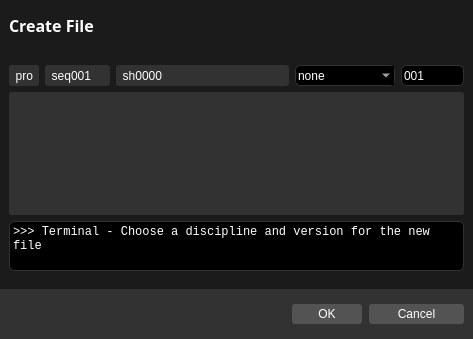
<?xml version="1.0" encoding="UTF-8"?>
<ui version="4.0">
 <class>cioxo_createFile</class>
 <widget class="QDialog" name="cioxo_createFile">
  <property name="geometry">
   <rect>
    <x>0</x>
    <y>0</y>
    <width>473</width>
    <height>339</height>
   </rect>
  </property>
  <property name="windowTitle">
   <string>Dialog</string>
  </property>
  <property name="styleSheet">
   <string notr="true">background-color: rgb(27, 27, 27);</string>
  </property>
  <layout class="QVBoxLayout" name="verticalLayout_3">
   <property name="spacing">
    <number>0</number>
   </property>
   <property name="leftMargin">
    <number>0</number>
   </property>
   <property name="topMargin">
    <number>0</number>
   </property>
   <property name="rightMargin">
    <number>0</number>
   </property>
   <property name="bottomMargin">
    <number>0</number>
   </property>
   <item>
    <widget class="QFrame" name="frame_all">
     <property name="frameShape">
      <enum>QFrame::NoFrame</enum>
     </property>
     <property name="frameShadow">
      <enum>QFrame::Plain</enum>
     </property>
     <property name="lineWidth">
      <number>0</number>
     </property>
     <layout class="QVBoxLayout" name="verticalLayout">
      <property name="spacing">
       <number>0</number>
      </property>
      <property name="leftMargin">
       <number>0</number>
      </property>
      <property name="topMargin">
       <number>0</number>
      </property>
      <property name="rightMargin">
       <number>0</number>
      </property>
      <property name="bottomMargin">
       <number>0</number>
      </property>
      <item>
       <widget class="QFrame" name="frame_title">
        <property name="minimumSize">
         <size>
          <width>0</width>
          <height>50</height>
         </size>
        </property>
        <property name="maximumSize">
         <size>
          <width>16777215</width>
          <height>50</height>
         </size>
        </property>
        <property name="styleSheet">
         <string notr="true"/>
        </property>
        <property name="frameShape">
         <enum>QFrame::NoFrame</enum>
        </property>
        <property name="frameShadow">
         <enum>QFrame::Plain</enum>
        </property>
        <property name="lineWidth">
         <number>0</number>
        </property>
        <layout class="QHBoxLayout" name="horizontalLayout_6" stretch="0,0">
         <property name="spacing">
          <number>0</number>
         </property>
         <property name="leftMargin">
          <number>9</number>
         </property>
         <property name="topMargin">
          <number>0</number>
         </property>
         <property name="rightMargin">
          <number>9</number>
         </property>
         <property name="bottomMargin">
          <number>0</number>
         </property>
         <item>
          <widget class="QLabel" name="label_createFile">
           <property name="font">
            <font>
             <family>Source Sans Pro</family>
             <pointsize>12</pointsize>
             <weight>75</weight>
             <bold>true</bold>
            </font>
           </property>
           <property name="styleSheet">
            <string notr="true">color:white;</string>
           </property>
           <property name="text">
            <string>Create File</string>
           </property>
           <property name="alignment">
            <set>Qt::AlignLeading|Qt::AlignLeft|Qt::AlignVCenter</set>
           </property>
          </widget>
         </item>
         <item>
          <spacer name="spacer">
           <property name="orientation">
            <enum>Qt::Horizontal</enum>
           </property>
           <property name="sizeHint" stdset="0">
            <size>
             <width>40</width>
             <height>20</height>
            </size>
           </property>
          </spacer>
         </item>
        </layout>
       </widget>
      </item>
      <item>
       <widget class="QFrame" name="frame_input">
        <property name="frameShape">
         <enum>QFrame::NoFrame</enum>
        </property>
        <property name="frameShadow">
         <enum>QFrame::Plain</enum>
        </property>
        <property name="lineWidth">
         <number>0</number>
        </property>
        <layout class="QVBoxLayout" name="verticalLayout_2">
         <property name="spacing">
          <number>6</number>
         </property>
         <property name="leftMargin">
          <number>9</number>
         </property>
         <property name="rightMargin">
          <number>9</number>
         </property>
         <property name="bottomMargin">
          <number>6</number>
         </property>
         <item>
          <widget class="QFrame" name="frame_actualFile">
           <property name="styleSheet">
            <string notr="true"/>
           </property>
           <property name="frameShape">
            <enum>QFrame::NoFrame</enum>
           </property>
           <property name="frameShadow">
            <enum>QFrame::Plain</enum>
           </property>
           <layout class="QHBoxLayout" name="horizontalLayout_3">
            <property name="spacing">
             <number>6</number>
            </property>
            <property name="leftMargin">
             <number>0</number>
            </property>
            <property name="topMargin">
             <number>0</number>
            </property>
            <property name="rightMargin">
             <number>0</number>
            </property>
            <property name="bottomMargin">
             <number>0</number>
            </property>
           </layout>
          </widget>
         </item>
         <item>
          <widget class="QFrame" name="frame_fileInput">
           <property name="maximumSize">
            <size>
             <width>16777215</width>
             <height>24</height>
            </size>
           </property>
           <property name="frameShape">
            <enum>QFrame::NoFrame</enum>
           </property>
           <property name="frameShadow">
            <enum>QFrame::Plain</enum>
           </property>
           <property name="lineWidth">
            <number>0</number>
           </property>
           <layout class="QHBoxLayout" name="horizontalLayout">
            <property name="spacing">
             <number>6</number>
            </property>
            <property name="leftMargin">
             <number>0</number>
            </property>
            <property name="topMargin">
             <number>0</number>
            </property>
            <property name="rightMargin">
             <number>0</number>
            </property>
            <property name="bottomMargin">
             <number>0</number>
            </property>
            <item>
             <widget class="QLabel" name="label_actualProject">
              <property name="minimumSize">
               <size>
                <width>30</width>
                <height>21</height>
               </size>
              </property>
              <property name="maximumSize">
               <size>
                <width>30</width>
                <height>21</height>
               </size>
              </property>
              <property name="font">
               <font>
                <family>Segoe UI</family>
                <pointsize>9</pointsize>
               </font>
              </property>
              <property name="styleSheet">
               <string notr="true">	background-color: rgb(50, 50, 50);
	color: rgb(255, 255, 255);
	border-radius: 3px;
	border-color: rgb(50, 50, 50);</string>
              </property>
              <property name="text">
               <string>  pro</string>
              </property>
             </widget>
            </item>
            <item>
             <widget class="QLabel" name="label_actualSequence">
              <property name="minimumSize">
               <size>
                <width>65</width>
                <height>21</height>
               </size>
              </property>
              <property name="maximumSize">
               <size>
                <width>65</width>
                <height>16777215</height>
               </size>
              </property>
              <property name="font">
               <font>
                <family>Segoe UI</family>
                <pointsize>9</pointsize>
               </font>
              </property>
              <property name="styleSheet">
               <string notr="true">	background-color: rgb(50, 50, 50);
	color: rgb(255, 255, 255);
	border-radius: 3px;
	border-color: rgb(50, 50, 50);</string>
              </property>
              <property name="text">
               <string>  seq001</string>
              </property>
             </widget>
            </item>
            <item>
             <widget class="QLabel" name="label_actualShot">
              <property name="font">
               <font>
                <family>Segoe UI</family>
                <pointsize>9</pointsize>
               </font>
              </property>
              <property name="styleSheet">
               <string notr="true">	background-color: rgb(50, 50, 50);
	color: rgb(255, 255, 255);
	border-radius: 3px;
	border-color: rgb(50, 50, 50);</string>
              </property>
              <property name="text">
               <string>  sh0000</string>
              </property>
             </widget>
            </item>
            <item>
             <widget class="QComboBox" name="comboBox_discipline">
              <property name="minimumSize">
               <size>
                <width>100</width>
                <height>21</height>
               </size>
              </property>
              <property name="maximumSize">
               <size>
                <width>100</width>
                <height>16777215</height>
               </size>
              </property>
              <property name="font">
               <font>
                <family>Segoe UI</family>
                <pointsize>9</pointsize>
               </font>
              </property>
              <property name="styleSheet">
               <string notr="true">QComboBox {
	color: rgb(255, 255, 255);
	background-color: rgb(0, 0, 0);
	border-style: solid;
    border-width: 1px;
	border-radius: 5px;
	border-color: rgb(50, 50, 50);
}
QComboBox:item {
   color: rgb(255, 255, 255);
}
</string>
              </property>
              <property name="editable">
               <bool>true</bool>
              </property>
              <item>
               <property name="text">
                <string>none</string>
               </property>
              </item>
              <item>
               <property name="text">
                <string>research</string>
               </property>
              </item>
              <item>
               <property name="text">
                <string>modeling</string>
               </property>
              </item>
              <item>
               <property name="text">
                <string>rigging</string>
               </property>
              </item>
              <item>
               <property name="text">
                <string>lookdev</string>
               </property>
              </item>
              <item>
               <property name="text">
                <string>lighting</string>
               </property>
              </item>
              <item>
               <property name="text">
                <string>rendering</string>
               </property>
              </item>
             </widget>
            </item>
            <item>
             <widget class="QLineEdit" name="lineEdit_version">
              <property name="minimumSize">
               <size>
                <width>63</width>
                <height>21</height>
               </size>
              </property>
              <property name="maximumSize">
               <size>
                <width>63</width>
                <height>16777215</height>
               </size>
              </property>
              <property name="font">
               <font>
                <family>Segoe UI</family>
                <pointsize>9</pointsize>
               </font>
              </property>
              <property name="styleSheet">
               <string notr="true">
	color: rgb(255, 255, 255);
	background-color: rgb(0, 0, 0);
	border-style: solid;
    border-width: 1px;
	border-radius: 5px;
	border-color: rgb(50, 50, 50);
</string>
              </property>
              <property name="text">
               <string>001</string>
              </property>
             </widget>
            </item>
           </layout>
          </widget>
         </item>
         <item>
          <widget class="QFrame" name="frame_comment">
           <property name="frameShape">
            <enum>QFrame::NoFrame</enum>
           </property>
           <property name="frameShadow">
            <enum>QFrame::Plain</enum>
           </property>
           <property name="lineWidth">
            <number>0</number>
           </property>
           <layout class="QHBoxLayout" name="horizontalLayout_2">
            <property name="spacing">
             <number>6</number>
            </property>
            <property name="leftMargin">
             <number>0</number>
            </property>
            <property name="topMargin">
             <number>0</number>
            </property>
            <property name="rightMargin">
             <number>0</number>
            </property>
            <property name="bottomMargin">
             <number>0</number>
            </property>
            <item>
             <widget class="QPlainTextEdit" name="plainTextEdit_comment">
              <property name="font">
               <font>
                <family>Segoe UI</family>
                <pointsize>9</pointsize>
               </font>
              </property>
              <property name="styleSheet">
               <string notr="true">	background-color: rgb(50, 50, 50);
	color: rgb(255, 255, 255);
	border-radius: 3px;
	border-color: rgb(50, 50, 50);</string>
              </property>
              <property name="frameShape">
               <enum>QFrame::NoFrame</enum>
              </property>
              <property name="frameShadow">
               <enum>QFrame::Plain</enum>
              </property>
             </widget>
            </item>
           </layout>
          </widget>
         </item>
        </layout>
       </widget>
      </item>
      <item>
       <widget class="QFrame" name="frame_informations">
        <property name="styleSheet">
         <string notr="true"/>
        </property>
        <property name="frameShape">
         <enum>QFrame::NoFrame</enum>
        </property>
        <property name="frameShadow">
         <enum>QFrame::Plain</enum>
        </property>
        <property name="lineWidth">
         <number>0</number>
        </property>
        <layout class="QVBoxLayout" name="verticalLayout_4">
         <property name="spacing">
          <number>0</number>
         </property>
         <property name="leftMargin">
          <number>9</number>
         </property>
         <property name="topMargin">
          <number>0</number>
         </property>
         <property name="rightMargin">
          <number>9</number>
         </property>
         <property name="bottomMargin">
          <number>18</number>
         </property>
         <item>
          <widget class="QLabel" name="label_informations">
           <property name="minimumSize">
            <size>
             <width>0</width>
             <height>50</height>
            </size>
           </property>
           <property name="maximumSize">
            <size>
             <width>16777215</width>
             <height>16777215</height>
            </size>
           </property>
           <property name="font">
            <font>
             <family>Consolas</family>
            </font>
           </property>
           <property name="cursor">
            <cursorShape>IBeamCursor</cursorShape>
           </property>
           <property name="styleSheet">
            <string notr="true">QLabel
{
	color: rgb(255, 255, 255);
	background-color: rgb(0, 0, 0);
	border-style: solid;
    border-width: 1px;
	border-radius: 5px;
	border-color: rgb(50, 50, 50);
}
QComboBox QAbstractItemView {
	color: rgb(255, 255, 255);
    selection-background-color: lightgray;
}</string>
           </property>
           <property name="frameShape">
            <enum>QFrame::StyledPanel</enum>
           </property>
           <property name="text">
            <string>&gt;&gt;&gt; Terminal - Choose a discipline and version for the new file</string>
           </property>
           <property name="alignment">
            <set>Qt::AlignLeading|Qt::AlignLeft|Qt::AlignTop</set>
           </property>
           <property name="wordWrap">
            <bool>true</bool>
           </property>
           <property name="margin">
            <number>9</number>
           </property>
           <property name="textInteractionFlags">
            <set>Qt::LinksAccessibleByMouse|Qt::TextSelectableByKeyboard|Qt::TextSelectableByMouse</set>
           </property>
          </widget>
         </item>
        </layout>
       </widget>
      </item>
      <item>
       <widget class="QFrame" name="frame_choice">
        <property name="minimumSize">
         <size>
          <width>0</width>
          <height>50</height>
         </size>
        </property>
        <property name="maximumSize">
         <size>
          <width>16777215</width>
          <height>50</height>
         </size>
        </property>
        <property name="styleSheet">
         <string notr="true">	background-color: rgb(50, 50, 50);</string>
        </property>
        <property name="frameShape">
         <enum>QFrame::NoFrame</enum>
        </property>
        <property name="frameShadow">
         <enum>QFrame::Plain</enum>
        </property>
        <property name="lineWidth">
         <number>0</number>
        </property>
        <layout class="QHBoxLayout" name="horizontalLayout_9">
         <property name="spacing">
          <number>6</number>
         </property>
         <property name="leftMargin">
          <number>9</number>
         </property>
         <property name="topMargin">
          <number>0</number>
         </property>
         <property name="rightMargin">
          <number>9</number>
         </property>
         <property name="bottomMargin">
          <number>0</number>
         </property>
         <item>
          <spacer name="spacer_project">
           <property name="orientation">
            <enum>Qt::Horizontal</enum>
           </property>
           <property name="sizeType">
            <enum>QSizePolicy::Fixed</enum>
           </property>
           <property name="sizeHint" stdset="0">
            <size>
             <width>10</width>
             <height>0</height>
            </size>
           </property>
          </spacer>
         </item>
         <item>
          <widget class="QLabel" name="label_separator">
           <property name="font">
            <font>
             <family>Source Sans Pro</family>
             <pointsize>12</pointsize>
             <weight>75</weight>
             <bold>true</bold>
            </font>
           </property>
           <property name="styleSheet">
            <string notr="true">color: rgb(255, 255, 255);</string>
           </property>
           <property name="text">
            <string/>
           </property>
           <property name="alignment">
            <set>Qt::AlignLeading|Qt::AlignLeft|Qt::AlignVCenter</set>
           </property>
          </widget>
         </item>
         <item>
          <widget class="QPushButton" name="button_ok">
           <property name="maximumSize">
            <size>
             <width>70</width>
             <height>20</height>
            </size>
           </property>
           <property name="font">
            <font>
             <family>Segoe UI</family>
             <pointsize>9</pointsize>
             <weight>50</weight>
             <bold>false</bold>
            </font>
           </property>
           <property name="styleSheet">
            <string notr="true">QPushButton
{
	background-color: rgb(83, 83, 83);
	color: rgb(255, 255, 255);
	border-radius: 3px;
}
QPushButton:hover:!pressed
{
	background-color: rgb(100, 100, 100);
}</string>
           </property>
           <property name="text">
            <string>OK</string>
           </property>
          </widget>
         </item>
         <item>
          <spacer name="spacer_buttons">
           <property name="orientation">
            <enum>Qt::Horizontal</enum>
           </property>
           <property name="sizeType">
            <enum>QSizePolicy::Fixed</enum>
           </property>
           <property name="sizeHint" stdset="0">
            <size>
             <width>1</width>
             <height>20</height>
            </size>
           </property>
          </spacer>
         </item>
         <item>
          <widget class="QPushButton" name="button_cancel">
           <property name="minimumSize">
            <size>
             <width>0</width>
             <height>20</height>
            </size>
           </property>
           <property name="maximumSize">
            <size>
             <width>95</width>
             <height>20</height>
            </size>
           </property>
           <property name="font">
            <font>
             <family>Segoe UI</family>
             <pointsize>9</pointsize>
             <weight>50</weight>
             <bold>false</bold>
            </font>
           </property>
           <property name="styleSheet">
            <string notr="true">QPushButton
{
	background-color: rgb(83, 83, 83);
	color: rgb(255, 255, 255);
	border-radius: 3px;
}
QPushButton:hover:!pressed
{
	background-color: rgb(100, 100, 100);
}</string>
           </property>
           <property name="text">
            <string>Cancel</string>
           </property>
          </widget>
         </item>
        </layout>
       </widget>
      </item>
     </layout>
    </widget>
   </item>
  </layout>
 </widget>
 <resources>
  <include location="cioxo_QtResources.qrc"/>
 </resources>
 <connections/>
</ui>
